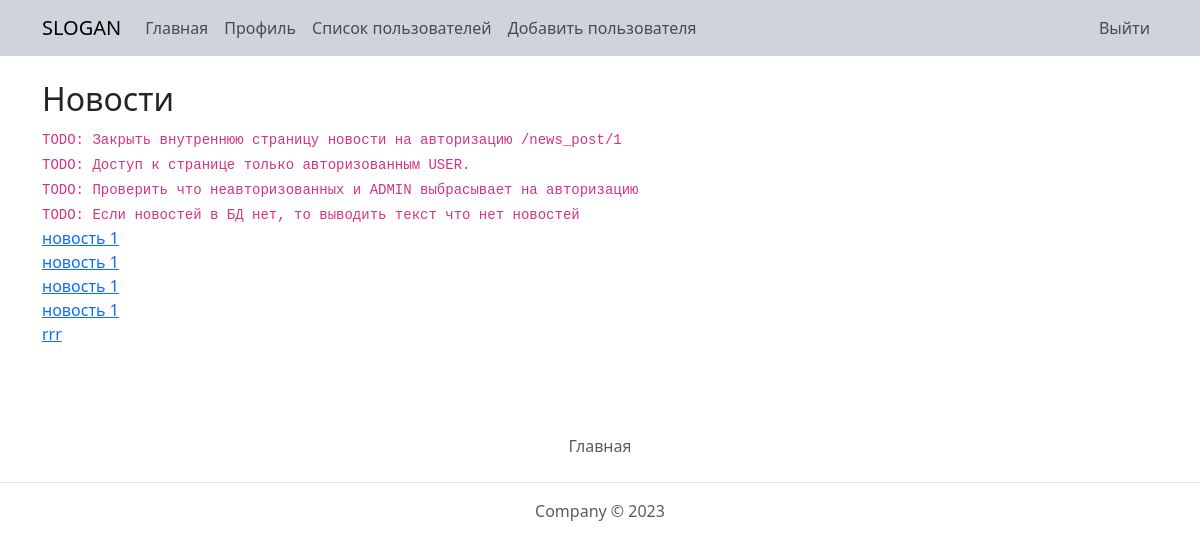
/news (signed in), run on an earlier commit of the app's database.
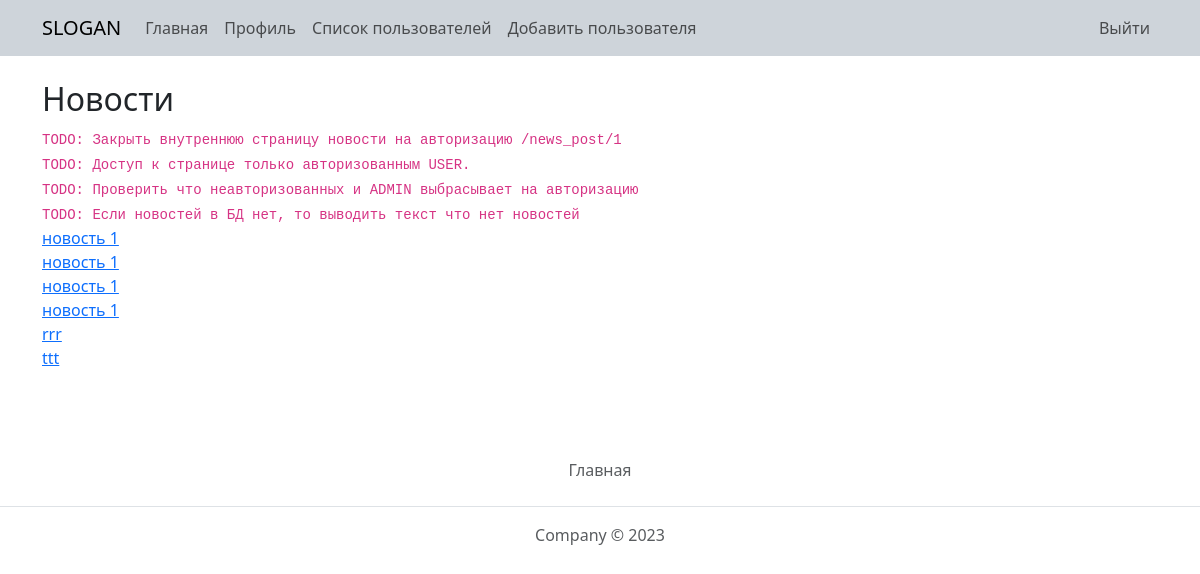
And on a later commit of the database.
### webapp/db.py (models this page shows)
class News(db.Model):
    id = db.Column(db.Integer, primary_key=True)
    zag = db.Column(db.String, nullable=False)
    description = db.Column(db.String, nullable=False)
    published_at = db.Column(db.DateTime, default=datetime.now)

### webapp/app.py (the view)
@app.route('/news')
def news():
    title = 'Новости'
    if not current_user.is_authenticated:
        flash('Ошибка! Доступ запрещен!')
        return redirect('/auth')
    all_news = News.query.all()
    return render_template(
        'news.html',
        all_news=all_news,
        title=title,
    )

### webapp/app.py (called while the page is built)
@login_manager.user_loader
def load_user(user_id):
    return User.query.get(user_id)

### webapp/templates/news.html
{% extends 'base.html' %}
{% block content %}
    <div class="container mt-4">
        <div class="row">
            <div class="col-12">
                <h2>{{ title }}</h2>
                <code>TODO: Закрыть внутреннюю страницу новости на авторизацию /news_post/1</code><br>
                <code>TODO: Доступ к странице только авторизованным USER.</code><br>
                <code>TODO: Проверить что неавторизованных и ADMIN выбрасывает на авторизацию</code><br>
                <code>TODO: Если новостей в БД нет, то выводить текст что нет новостей</code><br>
                <ul class="list-unstyled ps-0">
                    {% for news in all_news %}
                        <li>
                            <a class="mb-1" href="{{ url_for('news_post', id=news.id) }}">{{ news.zag }}</a>
                        </li>
                    {% endfor %}
                </ul>
            </div>
        </div>
    </div>
{% endblock %}

What changed in the data, as far as the page shows it:
added News: zag "ttt"
